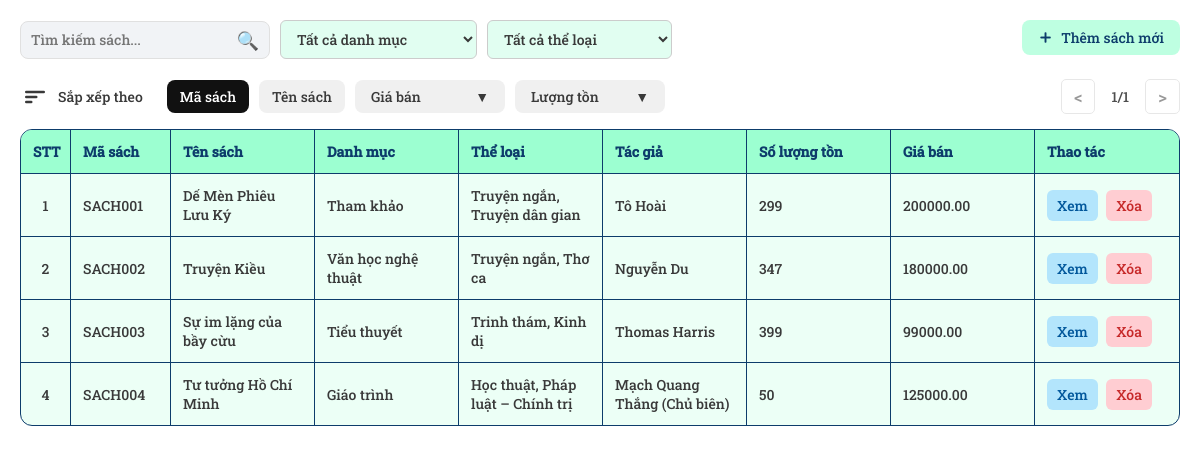
Screenshot of /admin/Books/books.php (signed in) with the database file from the repository.
### tables this page shows
CREATE TABLE `sach` (
  `MaSach` varchar(50) NOT NULL,
  `TenSach` varchar(255) NOT NULL,
  `MaDMS` varchar(10) NOT NULL,
  `TheLoai` varchar(255) NOT NULL,
  `NhaXuatBan` varchar(255) NOT NULL,
  `NgayXuatBan` date NOT NULL,
  `TacGia` varchar(255) NOT NULL,
  `NgonNgu` varchar(100) NOT NULL,
  `GiaBan` decimal(12,2) NOT NULL,
  `SoLuongTon` int(11) NOT NULL
);

### admin/Books/books.php (the view, shortened to what this page needs)
<?php
include __DIR__ . '/../../connect.php';
$role = $_SESSION['role'];
$danhMucArr = [];
$result = $mysqli->query("SELECT MaDMS, TenDanhMuc FROM danhmucsach");
while ($row = $result->fetch_assoc()) {
    $danhMucArr[$row['MaDMS']] = $row['TenDanhMuc'];
}
$theLoaiArr = [];
$result = $mysqli->query("SELECT MaTL, TenTheLoai FROM theloai");
while ($row = $result->fetch_assoc()) {
    $theLoaiArr[$row['MaTL']] = $row['TenTheLoai'];
}
$result = $mysqli->query("SELECT * FROM sach");
?>
<!DOCTYPE html>
<html lang="vi">
<head>
    <link rel="stylesheet" href="https://cdn.jsdelivr.net/npm/choices.js/public/assets/styles/choices.min.css">
    <link rel="stylesheet" href="../../assets/general-style.css" type="text/css">
    <link rel="stylesheet" href="../../assets/books-style.css" type="text/css">
</head>
<body>
    <div class="main-content">
        <div class="toolbar">
            <div class="toolbar-row">
                <div class="search-filter-group">
                    <div class="search-box">
                        <input type="text" id="searchTensach" name="ten_sach" placeholder="Tìm kiếm sách..." class="search-input" />
                        <button class="search-button">🔍</button>
                    </div>
                    <select id="searchDanhmuc" class="filter-select">
                        <option value="">Tất cả danh mục</option>
                    </select>
                    <select id="searchTheloai" class="filter-select">
                        <option value="">Tất cả thể loại</option>
                    </select>
                </div>
                <?php if($role === 'Admin'): ?>
                <button class="add-button" onclick="createNewBook()">
                    <img src="../../assets/plus.png" class="icon-add" alt="Add Icon" />
                    Thêm sách mới
                </button>
                <?php endif; ?>
            </div>
        </div>
        <div class="sort-pagination-bar">
            <div class="sort-bar">
                <div class="sort-title-group">
                    <span class="sort-icon">
                        <svg width="30" height="30" viewBox="0 0 24 24" fill="none"><rect x="4" y="7" width="16" height="2" rx="1" fill="#393939"/><rect x="4" y="11" width="10" height="2" rx="1" fill="#393939"/><rect x="4" y="15" width="6" height="2" rx="1" fill="#393939"/></svg>
                    </span>
                    <span class="sort-label">Sắp xếp theo</span>
                </div>
                <div class="sort-tabs">
                    <button class="sort-btn active" data-sort="id">Mã sách</button>
                    <button class="sort-btn" data-sort="name">Tên sách</button>
                    <div class="sort-dropdown">
                        <button class="sort-btn sort-dropdown-toggle" id="sortPriceBtn">
                            <span class="label">Giá bán</span>
                            <span class="arrow">&#9660;</span>
                        </button>
                    </div>
                    <div class="sort-dropdown">
                        <button class="sort-btn sort-dropdown-toggle" id="sortStockBtn">
                            <span class="label">Lượng tồn</span>
                            <span class="arrow">&#9660;</span>
                        </button>
                    </div>
                </div>
            </div>
            <span class="pagination">
                <button class="page-btn prev">&lt;</button>
                <span class="page-info">1/1</span>
                <button class="page-btn next">&gt;</button>
            </span>
        </div>
        <table id="bookTable" class="table">
            <thead>
                <tr>
                    <th class="stt">STT</th>
                    <th class="id">Mã sách</th>
                    <th>Tên sách</th>
                    <th>Danh mục</th>
                    <th>Thể loại</th>
                    <th>Tác giả</th>
                    <th class="stock">Số lượng tồn</th>
                    <th class="price">Giá bán</th>
                    <th class="action-buttons">Thao tác</th>
                </tr>
            </thead>
            <tbody>
                <?php $stt = 1; ?>
                <?php while ($row = $result->fetch_assoc()): ?>
                <?php
                $tlArr = explode(',', $row['TheLoai']);
                $tenTheloaiArr = [];
                foreach ($tlArr as $theloai){
                    $tenTheloaiArr[] = $theLoaiArr[$theloai];
                }
                ?>
                <tr>
                    <td><?= $stt++ ?></td>
                    <td class="id"><?= htmlspecialchars($row['MaSach']) ?></td>
                    <td><?= htmlspecialchars($row['TenSach']) ?></td>
                    <td data-madm="<?= htmlspecialchars($row['MaDMS']) ?>">
                        <?= htmlspecialchars($danhMucArr[$row['MaDMS']]) ?>
                    </td>
                    <td data-matl="<?= htmlspecialchars($row['TheLoai']) ?>">
                        <?= htmlspecialchars(implode(', ', $tenTheloaiArr)) ?>
                    </td>
                    <td><?= htmlspecialchars($row['TacGia']) ?></td>
                    <td class="stock"><?= htmlspecialchars($row['SoLuongTon']) ?></td>
                    <td class="price"><?= htmlspecialchars($row['GiaBan']) ?></td>
                    <td class="action-buttons">
                        <button class="view-btn" onclick="openForm(
                        '<?= $row['MaSach'] ?>',
                        '<?= $row['TenSach'] ?>',
                        '<?= $row['MaDMS'] ?>',
                        '<?= $row['TheLoai'] ?>',
                        '<?= $row['TacGia'] ?>',
                        '<?= $row['NhaXuatBan'] ?>',
                        '<?= $row['NgayXuatBan'] ?>',
                        '<?= $row['NgonNgu'] ?>',
                        '<?= $row['SoLuongTon'] ?>',
                        '<?= $row['GiaBan'] ?>'
                        )">Xem</button>
                        <?php if($role === 'Admin'): ?>
                        <button class="delete-btn" onclick="deleteBook('<?= $row['MaSach'] ?>')">Xóa</button>
                        <?php endif; ?>
                    </td>
                </tr>
                <?php endwhile; ?>
            </tbody>
        </table>
    </div>
</body>
</html>

### assets/general-style.css (style rules this page uses)
* { margin: 0; padding: 0; box-sizing: border-box; }
body, input, button, select, textarea { color: #393939; font-family: fontweb; font-size: 14px; background-color: #ffffff; }
.main-content { padding: 20px; }
.toolbar { margin-bottom: 20px; }
.toolbar-row { display: flex; justify-content: space-between; align-items: center; flex-wrap: wrap; gap: 1rem; margin-bottom: 1rem; }
.search-filter-group { margin-right: 20px; display: flex; gap: 10px; flex: 1; min-width: 100px; align-items: center; }
.search-box { display: flex; align-items: center; border: 1px solid #e0e0e0; border-radius: 8px; padding: 6px 10px; background-color: #f1f3f6; flex: 1; max-width: 250px; }
.search-input { border: none; background: transparent; outline: none; flex: 1; }
.search-button { background: none; border: none; font-size: 18px; cursor: pointer; }
.filter-select { outline: none; padding: 8px 12px; border-radius: 6px; border: 1px solid #ccc; background-color: #e1fef1; }
.icon-add { width: 15px; height: 15px; margin-right: 8px; vertical-align: middle; }
.add-button { align-self: flex-start; display: inline-flex; align-items: center; padding: 8px 16px; background-color: #beffe1; color: #0d3c6b; border: none; border-radius: 8px; cursor: pointer; white-space: nowrap; transition: background-color 0.3s; }
.view-btn, .delete-btn { padding: 6px 10px; margin-right: 5px; border: none; border-radius: 6px; cursor: pointer; }
.view-btn { background-color: #b3e5fc; color: #01579b; }
.delete-btn { background-color: #ffcdd2; color: #c62828; }
.sort-pagination-bar { display: flex; align-items: center; justify-content: space-between; padding-bottom: 15px; border-radius: 8px; }
.sort-bar { display: flex; align-items: center; gap: 24px; }
.sort-title-group { display: flex; align-items: center; gap: 8px; }
.sort-bar .sort-icon { display: flex; width: 30px; height: 30px; align-items: center; }
.sort-bar .sort-label { color: #393939; font-size: 14px; }
.sort-tabs { display: flex; align-items: center; gap: 10px; }
.sort-btn { border: none; background: #f0f0f0; color: #393939; padding: 7px 13px; border-radius: 8px; font-size: 14px; cursor: pointer; transition: background 0.2s, color 0.2s; position: relative; }
.sort-btn.active, .sort-btn.sort-dropdown-active { background: #111; color: #fff; }
.sort-dropdown { position: relative; display: inline-block; }
.sort-dropdown-toggle .arrow { margin-left: 8px; font-size: 12px; }
.pagination { margin-left: auto; display: flex; align-items: center; gap: 6px; }
.page-btn { background: #fff; color: #333; padding: 5px 12px; border-radius: 5px; font-size: 17px; cursor: pointer; border: 1px solid #d0d0d0; transition: background 0.2s; }
.page-btn:disabled { opacity: 0.5; cursor: not-allowed; }
.page-info { font-weight: 500; color: #4e4e4e; min-width: 38px; text-align: center; display: inline-block; }
.table { table-layout: fixed; width: 100%; border-collapse: separate; border-spacing: 0; background-color: #ecfff6; border-radius: 12px; overflow: hidden; border: 1.5px solid #0d3c6b; }
.table th, .table td { padding: 12px; text-align: left; border: none; transition: background-color 0.2s ease; }
.table tr:not(:last-child) td { border-bottom: 1px solid #0d3c6b; }
.table th:first-child, .table td:first-child { border-left: none; }
.table th:last-child, .table td:last-child { border-right: none; }
.table tr:first-child th { border-top: none; }
.table tr:last-child td { border-bottom: none; }
.table th:not(:last-child), .table td:not(:last-child) { border-right: 1px solid #0d3c6b; }
.table th { border-bottom: 1px solid #0d3c6b; background-color: #9cffd1; color: #0d3c6b; font-weight: bold; }
.stt, .table th.stt, .table td.stt, .table th:first-child, .table td:first-child { width: 50px; text-align: center; }

### assets/books-style.css (style rules this page uses)
#bookTable th:nth-child(5), #bookTable td:nth-child(5) { width: auto; max-width: 250px; }
#sortPriceBtn, #sortStockBtn { min-width: 150px; display: flex; align-items: center; justify-content: space-between; padding-right: 16px; padding-left: 16px; }
#sortPriceBtn .label, #sortStockBtn .label { flex: 1; text-align: left; }
#sortPriceBtn .arrow, #sortStockBtn .arrow { margin-left: 8px; font-size: 14px; flex-shrink: 0; }

### rows the page displays
sach: MaSach "SACH001", TenSach "Dế Mèn Phiêu Lưu Ký", MaDMS "Tham khảo", tenTheloaiArr "Truyện ngắn, Truyện dân gian", TacGia "Tô Hoài", SoLuongTon "299", GiaBan "200000.00"
sach: MaSach "SACH002", TenSach "Truyện Kiều", MaDMS "Văn học nghệ thuật", tenTheloaiArr "Truyện ngắn, Thơ ca", TacGia "Nguyễn Du", SoLuongTon "347", GiaBan "180000.00"
sach: MaSach "SACH003", TenSach "Sự im lặng của bầy cừu", MaDMS "Tiểu thuyết", tenTheloaiArr "Trinh thám, Kinh dị", TacGia "Thomas Harris", SoLuongTon "399", GiaBan "99000.00"
sach: MaSach "SACH004", TenSach "Tư tưởng Hồ Chí Minh", MaDMS "Giáo trình", tenTheloaiArr "Học thuật, Pháp luật – Chính trị", TacGia "Mạch Quang Thắng (Chủ biên)", SoLuongTon "50", GiaBan "125000.00"
